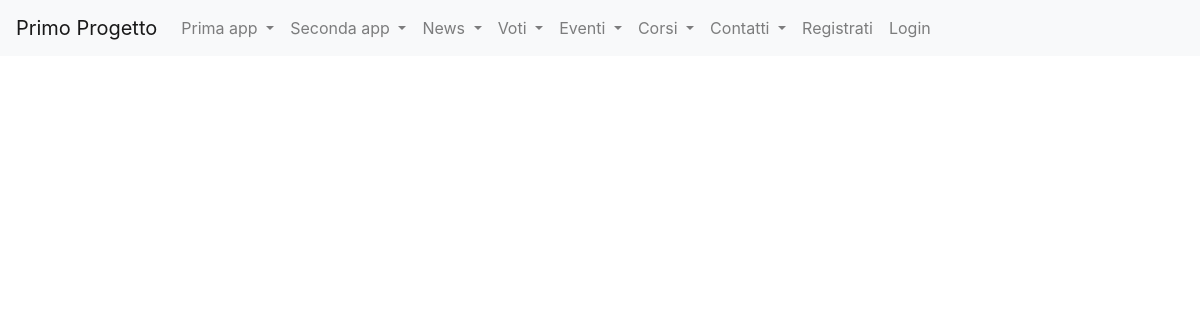
Before: /corsi_formazione/viewC1/ with the older database file.
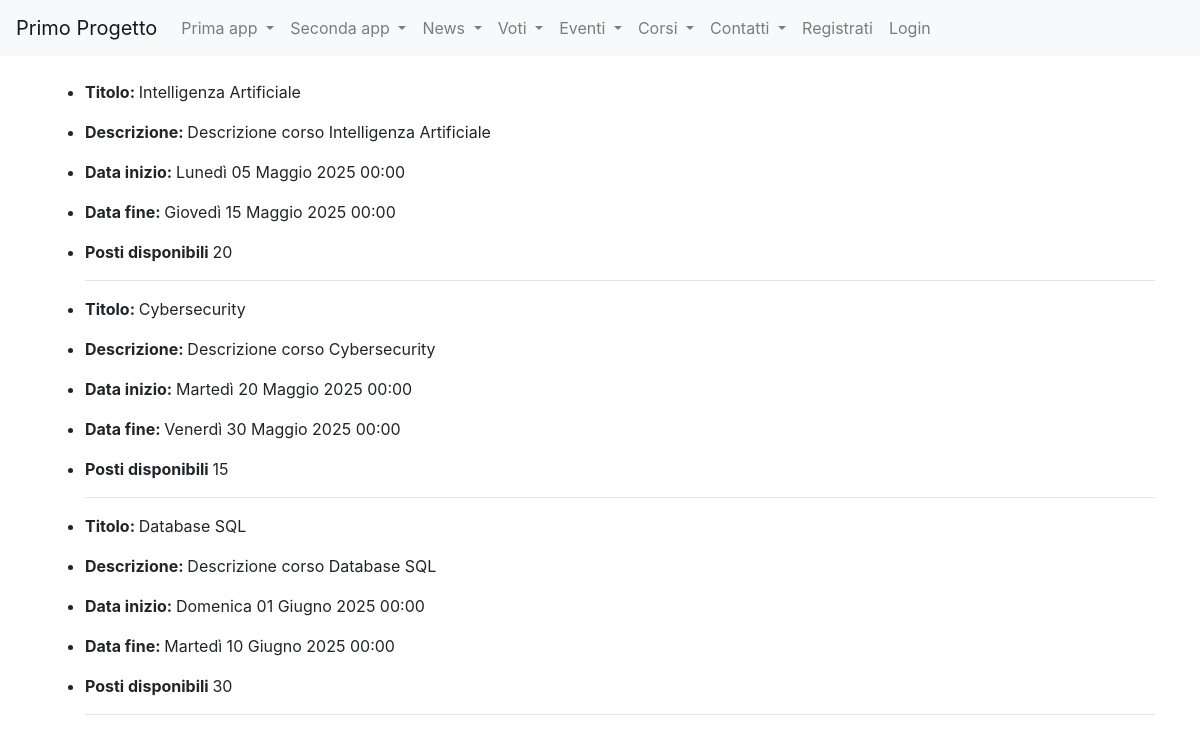
After: the same page with the newer database file.
### corsi_formazione/models.py (models this page shows, shortened)
class Corso(models.Model):
    titolo=models.CharField(max_length=50)
    descrizione=models.TextField()
    data_inizio=models.DateTimeField(default=datetime.now())
    data_fine=models.DateTimeField(default=datetime.now())
    posti_disponibili=models.IntegerField(default=0)
    class Meta:
        verbose_name="Corso"
        verbose_name_plural="Corsi"

### corsi_formazione/views.py (the view)
# urls.py: path("viewC1/", viewC1.as_view(), name="viewC1"),
class viewC1(ListView): #con l' utilizzo dela classe ListView prende i corsi iniziati dopo la data riportata
    model = Corso
    template_name = "viewC1.html"
    def get_context_data(self, **kwargs):
        context=super().get_context_data(**kwargs)
        context["corsi"] = Corso.objects.filter(data_inizio__gt=(datetime.date(2025,5,1)))
        return context

### corsi_formazione/templates/viewC1.html (shortened to what this page needs)
{% extends "base.html" %}
{% block content %}
<ul>
    {% for corso in corsi %}
        <li><p><strong>Titolo: </strong>{{corso.titolo}}</p></li>
        <li><p><strong>Descrizione: </strong>{{corso.descrizione}}</p></li>
        <li><p><strong>Data inizio: </strong>{{corso.data_inizio}}</p></li>
        <li><p><strong>Data fine: </strong>{{corso.data_fine}}</p></li>
        <li><p><strong>Posti disponibili </strong>{{corso.posti_disponibili}}</p></li>
        <hr>
    {% endfor %}
</ul>
{% endblock content %}

Changed rows visible on the page:
added Corso: titolo "Intelligenza Artificiale", descrizione "Descrizione corso Intelligenza Artificiale", data_inizio "Lunedì 05 Maggio 2025 00:00", data_fine "Giovedì 15 Maggio 2025 00:00", posti_disponibili "20"
added Corso: titolo "Cybersecurity", descrizione "Descrizione corso Cybersecurity", data_inizio "Martedì 20 Maggio 2025 00:00", data_fine "Venerdì 30 Maggio 2025 00:00", posti_disponibili "15"
added Corso: titolo "Database SQL", descrizione "Descrizione corso Database SQL", data_inizio "Domenica 01 Giugno 2025 00:00", data_fine "Martedì 10 Giugno 2025 00:00", posti_disponibili "30"
